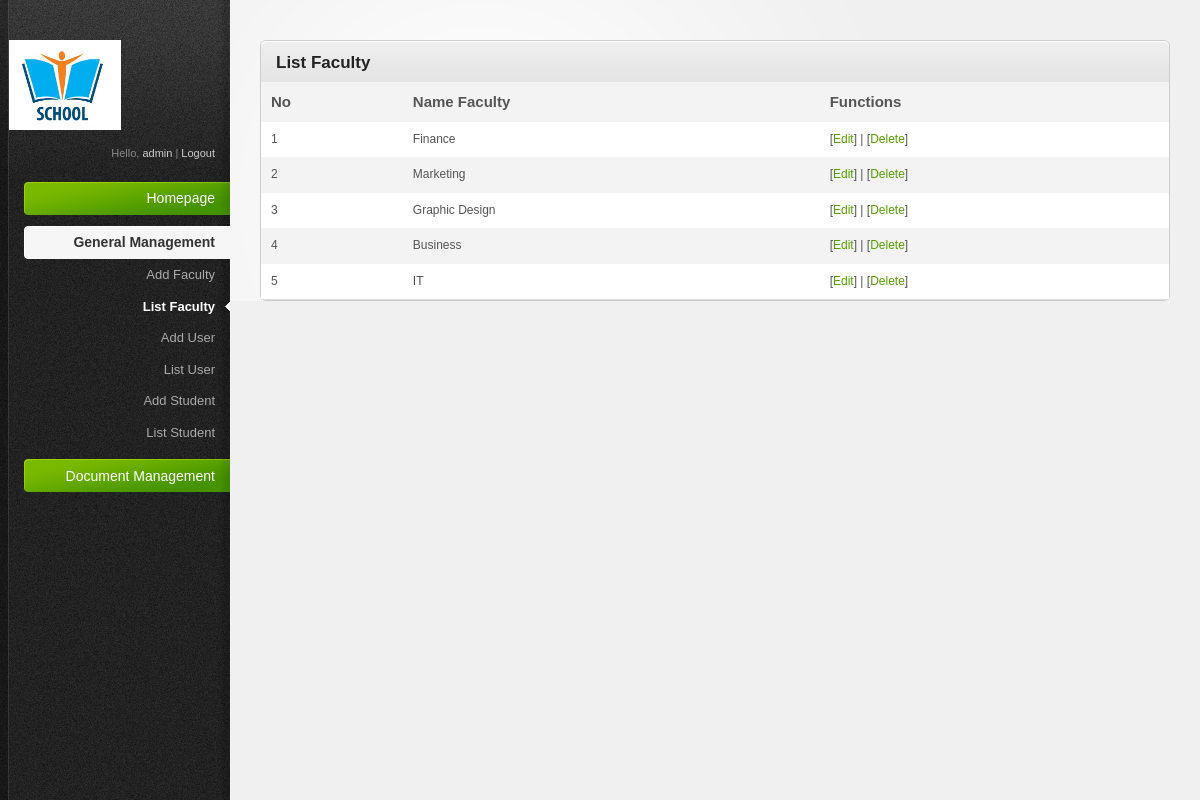
The page /admin/index.php?act=faculty (signed in) on the database its author committed.
### tables this page shows
CREATE TABLE IF NOT EXISTS `tbl_faculty` (
  `id` int(11) NOT NULL AUTO_INCREMENT,
  `name` varchar(50) NOT NULL,
  PRIMARY KEY (`id`)
);

### admin/modules/faculty/list.php (the view)
<div class="content-box-header">
	<h3>List Faculty</h3>
</div>
<table>
	<tr style="font-size: 15px">
		<td><b>No</b></td>
		<td><b>Name Faculty</b></td>
		<td><b>Functions</b></td>
	</tr>
<?php
$sql="select * from tbl_faculty order by id desc";
$qr=mysql_query($sql);
$i=0;
while ($kq=mysql_fetch_array($qr)) {
	$i++;
	echo "<tr>";
		echo "<td>$i</td>";
		echo "<td>".$kq['name']."</td>";
		echo "<td>[<a href='?act=faculty&mod=edit&id=$kq[id]'>Edit</a>] | [<a href='?act=faculty&mod=delete&id=$kq[id]' onclick='return checkDel()'>Delete</a>]</td>";
	echo "</tr>";
}
?>
</table>

### admin/teamplates/css/style.css (style rules this page uses)
html { font-size: 100%; height: 100%; margin-bottom: 1px; }
body { font-family: Arial, Helvetica, sans-serif; color: #555; background: #f0f0f0 url('../images/bg-body.gif') top left repeat-y; font-size: 12px; }
h1, h2, h3, h4, h5, h6 { font-family: Helvetica, Arial, sans-serif; color: #222; font-weight: bold; }
h3 { font-size: 17px; padding: 0 0 10px 0; }
a { color: #57a000; text-decoration: none; }
.content-box-header { background: #e5e5e5 url('../images/bg-content-box.gif') top left repeat-x; margin-top: 1px; height: 40px; }
.content-box-header h3 { padding: 12px 15px 10px; float: left; }
#main-content table { width: 100%; border-collapse: collapse; }
#main-content tbody tr { background: #fff; }
#main-content tbody tr.alt-row { background: #f3f3f3; }
#main-content table td, #main-content table th { padding: 10px; line-height: 1.3em; }

### admin/teamplates/css/invalid.css (style rules this page uses)
.content-box, .content-box-header, ul.content-box-tabs li a.current, .shortcut-button, .notification { -moz-border-radius: 6px; -webkit-border-radius: 6px; border-radius: 6px; }
.content-box-header { -moz-border-radius-bottomleft: 0; -moz-border-radius-bottomright: 0; -webkit-border-bottom-left-radius: 0; -webkit-border-bottom-right-radius: 0; border-bottom-left-radius: 0; border-bottom-right-radius: 0; }

### rows shown on the page
tbl_faculty: name "Finance"
tbl_faculty: name "Marketing"
tbl_faculty: name "Graphic Design"
tbl_faculty: name "Business"
tbl_faculty: name "IT"

### other values the page prints
$_SESSION['adminID'] "admin"
